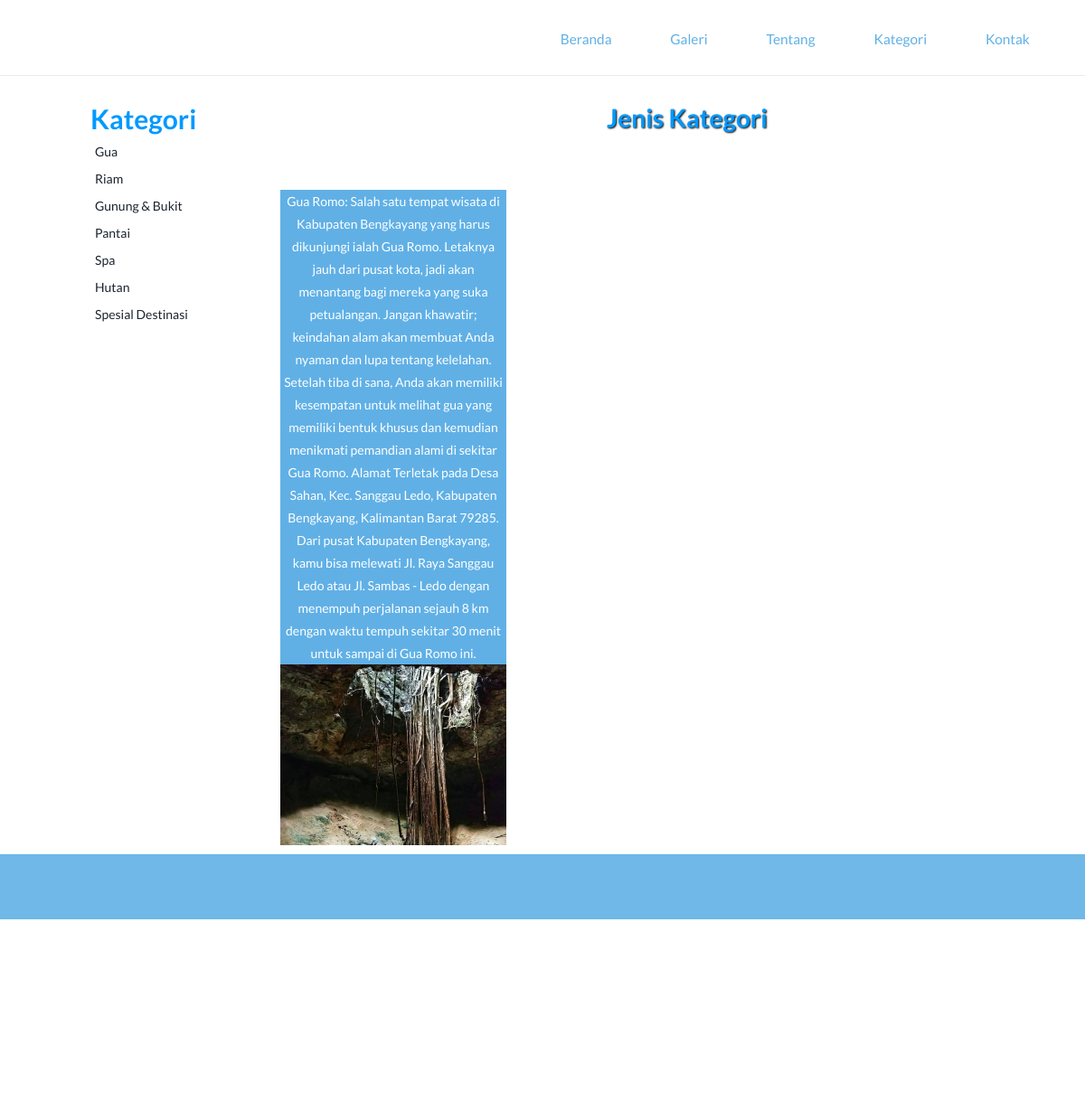
Screenshot of /subcat.php?catid=1 with the database file from the repository.
### tables this page shows
CREATE TABLE `category` (
  `Cat_id` int(100) NOT NULL,
  `Cat_name` varchar(2000) NOT NULL
);

CREATE TABLE `subcategory` (
  `Subcatid` int(200) NOT NULL,
  `Subcatname` varchar(1000) NOT NULL,
  `Catid` int(200) NOT NULL,
  `Pic` varchar(8000) NOT NULL,
  `Detail` varchar(8000) NOT NULL
);

### subcat.php (the view, shortened to what this page needs)
<!DOCTYPE html>
<html>
<head>
<link href="stylecss.css" rel='stylesheet' type='text/css'/>
<link href="css/bootstrap.css" rel='stylesheet' type='text/css'/>
<link href="css/style.css" rel="stylesheet" type="text/css" media="all"/>
</head>
<body>
<?php include('function.php'); ?>
<?php include('top.php'); ?>
<br>
<br>
<br>
<div style="height:50px"></div>
<div style="width:1000px; margin:auto" >
<div style="width:200px; float:left">
<table cellpadding="0" cellspacing="0" width="1000px">
<tr><td style="font-size:30px; color:#09F"><b>Kategori</b></td></tr>
<?php
$s="select * from category";
$result=mysqli_query($cn,$s);
while($data=mysqli_fetch_array($result))
{
		echo "<tr><td style=' padding:5px;'><a href='subcat.php?catid=$data[0]'>$data[1]</a></td></tr>";
}
?>
</table>
</div>
<div style="width:800px; float:left">
<table cellpadding="0px" cellspacing="0" width="1000px">
<tr><td class="headingText">Jenis Kategori</td></tr>
<tr><td class="paraText" width="900px">
<table cellpadding="0" cellspacing="0" width="900px">
<?php
$s="select * from subcategory where Catid='" .$_GET["catid"] . "'";
$result=mysqli_query($cn,$s);
$n=0;
while($data=mysqli_fetch_array($result))
{
	if($n%3==0)
	{
	?>
<tr>
<?php
	}?>
<td>
<table border="0" width="100px" bordercolor="#FF6666">
<tr><td align="center" style="background-color:#60B0E6; color:#FFF"><?php echo $data[1];?> </td></tr>
<tr><td class="images"><img src="Admin/subcatimages/<?php echo $data[3]; ?>" width="250px" height="200px" /></td></tr><br/><br/>
</table>
</td>
<?php
$n=$n+1;
}
?>
</table>
</td></tr></table>
</div>
</div>
<?php include('bottom.php'); ?>
</body>
</html>

### stylecss.css (style rules this page uses)
.headingText { font-size:38px; color:#09F; margin:5px; font-weight:bold; text-shadow:1px 1px 2px black;; text-align:center; }
.paraText { line-height:25px; padding:10px; text-align:justify; }

### style.css (style rules this page uses)
.headingText { font-size:28px; color:#09F; margin:5px; font-weight:bold; text-shadow:1px 1px 2px black;; text-align:center; }
.paraText { line-height:25px; padding:10px; text-align:justify; }
body { margin:0; padding:0; font-family: 'Lato', sans-serif; -webkit-appearance:none; }
body a { transition:0.5s all; -webkit-transition:0.5s all; -moz-transition:0.5s all; -o-transition:0.5s all; -ms-transition:0.5s all; }

### rows the page displays
category: Cat_name "Gua"
category: Cat_name "Riam"
category: Cat_name "Gunung & Bukit"
category: Cat_name "Pantai"
category: Cat_name "Spa"
category: Cat_name "Hutan"
category: Cat_name "Spesial Destinasi"
subcategory: Subcatname "Gua Romo: Salah satu tempat wisata di Kabupaten Bengkayang yang harus dikunjungi ialah Gua Romo. Letaknya jauh dari pusat kota, jadi akan menantang bagi mereka yang suka petualangan. Jangan khawatir; keindahan alam akan membuat Anda nyaman dan lupa tentang kelelahan. Setelah tiba di sana, Anda akan memiliki kesempatan untuk melihat gua yang memiliki bentuk khusus dan kemudian menikmati pemandian alami di sekitar Gua Romo. Alamat Terletak pada Desa Sahan, Kec. Sanggau Ledo, Kabupaten Bengkayang, Kalimantan Barat 79285. Dari pusat Kabupaten Bengkayang, kamu bisa melewati Jl. Raya Sanggau Ledo atau Jl. Sambas - Ledo dengan menempuh perjalanan sejauh 8 km dengan waktu tempuh sekitar 30 menit…", Pic (picture)
